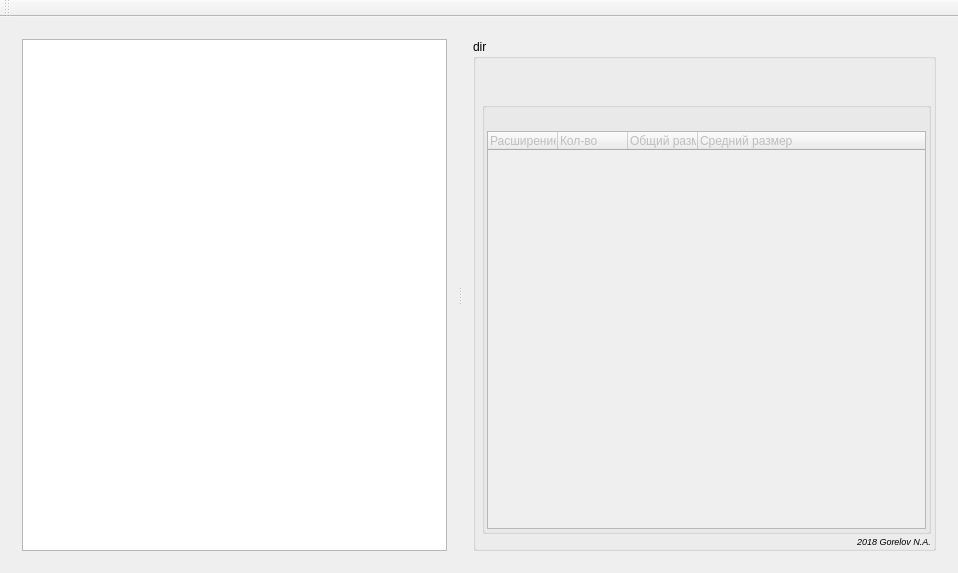
<?xml version="1.0" encoding="UTF-8"?>
<ui version="4.0">
 <class>MainWindow</class>
 <widget class="QMainWindow" name="MainWindow">
  <property name="geometry">
   <rect>
    <x>0</x>
    <y>0</y>
    <width>958</width>
    <height>573</height>
   </rect>
  </property>
  <property name="windowTitle">
   <string>Folder Info</string>
  </property>
  <property name="windowIcon">
   <iconset resource="res.qrc">
    <normaloff>:/images/img/folder3.png</normaloff>:/images/img/folder3.png</iconset>
  </property>
  <widget class="QWidget" name="centralWidget">
   <layout class="QGridLayout" name="gridLayout_4">
    <item row="0" column="0">
     <widget class="QSplitter" name="splitter">
      <property name="orientation">
       <enum>Qt::Horizontal</enum>
      </property>
      <widget class="QWidget" name="verticalLayoutWidget">
       <layout class="QVBoxLayout" name="verticalLayout_3">
        <item>
         <widget class="QTreeView" name="treeView">
          <property name="sizePolicy">
           <sizepolicy hsizetype="Expanding" vsizetype="Expanding">
            <horstretch>0</horstretch>
            <verstretch>0</verstretch>
           </sizepolicy>
          </property>
         </widget>
        </item>
       </layout>
      </widget>
      <widget class="QWidget" name="verticalLayoutWidget_2">
       <layout class="QVBoxLayout" name="verticalLayout_4">
        <item>
         <widget class="QGroupBox" name="groupBox_dir">
          <property name="sizePolicy">
           <sizepolicy hsizetype="Preferred" vsizetype="Preferred">
            <horstretch>1</horstretch>
            <verstretch>0</verstretch>
           </sizepolicy>
          </property>
          <property name="title">
           <string>dir</string>
          </property>
          <layout class="QGridLayout" name="gridLayout_3">
           <property name="leftMargin">
            <number>6</number>
           </property>
           <property name="topMargin">
            <number>1</number>
           </property>
           <property name="rightMargin">
            <number>2</number>
           </property>
           <property name="bottomMargin">
            <number>1</number>
           </property>
           <property name="spacing">
            <number>2</number>
           </property>
           <item row="0" column="0">
            <layout class="QGridLayout" name="gridLayout_2">
             <item row="0" column="0">
              <layout class="QVBoxLayout" name="verticalLayout">
               <item>
                <layout class="QHBoxLayout" name="horizontalLayout">
                 <item>
                  <widget class="QLabel" name="label_load_size">
                   <property name="sizePolicy">
                    <sizepolicy hsizetype="Fixed" vsizetype="Fixed">
                     <horstretch>0</horstretch>
                     <verstretch>0</verstretch>
                    </sizepolicy>
                   </property>
                   <property name="minimumSize">
                    <size>
                     <width>15</width>
                     <height>15</height>
                    </size>
                   </property>
                   <property name="maximumSize">
                    <size>
                     <width>15</width>
                     <height>15</height>
                    </size>
                   </property>
                   <property name="text">
                    <string/>
                   </property>
                  </widget>
                 </item>
                 <item>
                  <widget class="QLabel" name="label_full_size">
                   <property name="sizePolicy">
                    <sizepolicy hsizetype="Preferred" vsizetype="Fixed">
                     <horstretch>0</horstretch>
                     <verstretch>0</verstretch>
                    </sizepolicy>
                   </property>
                   <property name="minimumSize">
                    <size>
                     <width>0</width>
                     <height>15</height>
                    </size>
                   </property>
                   <property name="maximumSize">
                    <size>
                     <width>16777215</width>
                     <height>15</height>
                    </size>
                   </property>
                   <property name="text">
                    <string/>
                   </property>
                  </widget>
                 </item>
                </layout>
               </item>
               <item>
                <layout class="QHBoxLayout" name="horizontalLayout_2">
                 <item>
                  <widget class="QLabel" name="label_dir">
                   <property name="sizePolicy">
                    <sizepolicy hsizetype="Fixed" vsizetype="Fixed">
                     <horstretch>0</horstretch>
                     <verstretch>0</verstretch>
                    </sizepolicy>
                   </property>
                   <property name="minimumSize">
                    <size>
                     <width>15</width>
                     <height>15</height>
                    </size>
                   </property>
                   <property name="maximumSize">
                    <size>
                     <width>15</width>
                     <height>15</height>
                    </size>
                   </property>
                   <property name="text">
                    <string/>
                   </property>
                  </widget>
                 </item>
                 <item>
                  <widget class="QLabel" name="label_dir_cnt">
                   <property name="sizePolicy">
                    <sizepolicy hsizetype="Preferred" vsizetype="Fixed">
                     <horstretch>0</horstretch>
                     <verstretch>0</verstretch>
                    </sizepolicy>
                   </property>
                   <property name="minimumSize">
                    <size>
                     <width>0</width>
                     <height>15</height>
                    </size>
                   </property>
                   <property name="maximumSize">
                    <size>
                     <width>16777215</width>
                     <height>15</height>
                    </size>
                   </property>
                   <property name="text">
                    <string/>
                   </property>
                  </widget>
                 </item>
                </layout>
               </item>
              </layout>
             </item>
             <item row="1" column="0">
              <widget class="QGroupBox" name="groupBox_suff">
               <property name="enabled">
                <bool>false</bool>
               </property>
               <property name="title">
                <string/>
               </property>
               <property name="flat">
                <bool>false</bool>
               </property>
               <layout class="QGridLayout" name="gridLayout">
                <property name="leftMargin">
                 <number>2</number>
                </property>
                <property name="topMargin">
                 <number>2</number>
                </property>
                <property name="rightMargin">
                 <number>2</number>
                </property>
                <property name="bottomMargin">
                 <number>2</number>
                </property>
                <property name="spacing">
                 <number>2</number>
                </property>
                <item row="0" column="0">
                 <layout class="QVBoxLayout" name="verticalLayout_2">
                  <item>
                   <layout class="QHBoxLayout" name="horizontalLayout_3">
                    <item>
                     <widget class="QLabel" name="label_load_suff">
                      <property name="sizePolicy">
                       <sizepolicy hsizetype="Fixed" vsizetype="Fixed">
                        <horstretch>0</horstretch>
                        <verstretch>0</verstretch>
                       </sizepolicy>
                      </property>
                      <property name="minimumSize">
                       <size>
                        <width>15</width>
                        <height>15</height>
                       </size>
                      </property>
                      <property name="maximumSize">
                       <size>
                        <width>15</width>
                        <height>15</height>
                       </size>
                      </property>
                      <property name="text">
                       <string/>
                      </property>
                     </widget>
                    </item>
                    <item>
                     <widget class="QLabel" name="label_cnt_cuff">
                      <property name="sizePolicy">
                       <sizepolicy hsizetype="Preferred" vsizetype="Fixed">
                        <horstretch>0</horstretch>
                        <verstretch>0</verstretch>
                       </sizepolicy>
                      </property>
                      <property name="minimumSize">
                       <size>
                        <width>0</width>
                        <height>15</height>
                       </size>
                      </property>
                      <property name="maximumSize">
                       <size>
                        <width>16777215</width>
                        <height>15</height>
                       </size>
                      </property>
                      <property name="text">
                       <string/>
                      </property>
                     </widget>
                    </item>
                   </layout>
                  </item>
                  <item>
                   <widget class="QTreeWidget" name="treeWidget">
                    <property name="sortingEnabled">
                     <bool>false</bool>
                    </property>
                    <attribute name="headerCascadingSectionResizes">
                     <bool>true</bool>
                    </attribute>
                    <attribute name="headerDefaultSectionSize">
                     <number>70</number>
                    </attribute>
                    <attribute name="headerMinimumSectionSize">
                     <number>30</number>
                    </attribute>
                    <column>
                     <property name="text">
                      <string>Расширение</string>
                     </property>
                    </column>
                    <column>
                     <property name="text">
                      <string>Кол-во</string>
                     </property>
                    </column>
                    <column>
                     <property name="text">
                      <string>Общий размер</string>
                     </property>
                    </column>
                    <column>
                     <property name="text">
                      <string>Средний размер</string>
                     </property>
                    </column>
                   </widget>
                  </item>
                 </layout>
                </item>
               </layout>
              </widget>
             </item>
            </layout>
           </item>
           <item row="1" column="0">
            <layout class="QHBoxLayout" name="horizontalLayout_4">
             <property name="spacing">
              <number>0</number>
             </property>
             <item>
              <spacer name="horizontalSpacer">
               <property name="orientation">
                <enum>Qt::Horizontal</enum>
               </property>
               <property name="sizeHint" stdset="0">
                <size>
                 <width>40</width>
                 <height>10</height>
                </size>
               </property>
              </spacer>
             </item>
             <item>
              <widget class="QLabel" name="label">
               <property name="font">
                <font>
                 <pointsize>7</pointsize>
                 <italic>true</italic>
                </font>
               </property>
               <property name="text">
                <string>2018 Gorelov N.A.</string>
               </property>
              </widget>
             </item>
            </layout>
           </item>
          </layout>
         </widget>
        </item>
       </layout>
      </widget>
     </widget>
    </item>
   </layout>
  </widget>
  <widget class="QMenuBar" name="menuBar">
   <property name="geometry">
    <rect>
     <x>0</x>
     <y>0</y>
     <width>958</width>
     <height>20</height>
    </rect>
   </property>
  </widget>
  <widget class="QToolBar" name="mainToolBar">
   <attribute name="toolBarArea">
    <enum>TopToolBarArea</enum>
   </attribute>
   <attribute name="toolBarBreak">
    <bool>false</bool>
   </attribute>
  </widget>
 </widget>
 <layoutdefault spacing="6" margin="11"/>
 <resources>
  <include location="res.qrc"/>
 </resources>
 <connections/>
</ui>
